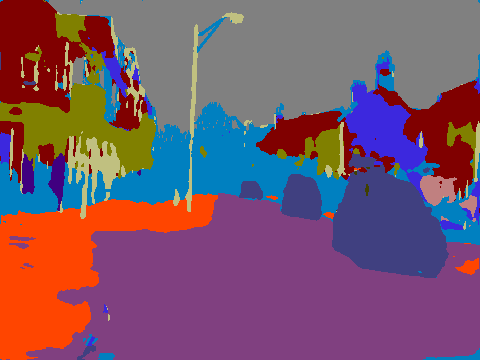
#> input picture Seq05VD_f04590.png, 480 x 360 px
$ python -i normalize.py   (imports and definitions only)
#> lines starting #> are read from the running program, lines starting #| are printed output that depends on the picture
import cv2
import os
import config
import numpy as np

img_size = config.img_size

def normalize(imgs):
	num_imgs = len(imgs)
	imgs = imgs.astype("uint8")
	normalized_imgs = np.zeros((num_imgs, 3, img_size[0], img_size[1]), dtype="float32")
	for i in range(num_imgs):
		normalized_imgs[i,0,:,:] = cv2.equalizeHist(imgs[i,0,:,:])
		normalized_imgs[i,1,:,:] = cv2.equalizeHist(imgs[i,1,:,:])
		normalized_imgs[i,2,:,:] = cv2.equalizeHist(imgs[i,2,:,:])

	return normalized_imgs

>>> import cv2
>>> picture = cv2.imread('Seq05VD_f04590.png', cv2.IMREAD_GRAYSCALE)
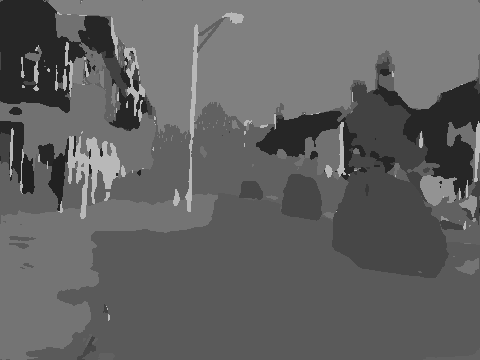
#> picture: shape (360, 480); min 33, max 184, mean 98.1
>>> result = normalize(picture)
#> in normalize, `num_imgs = len(imgs)`: num_imgs = 360
#> (the run stopped early here; a loop or call above may not have finished)
